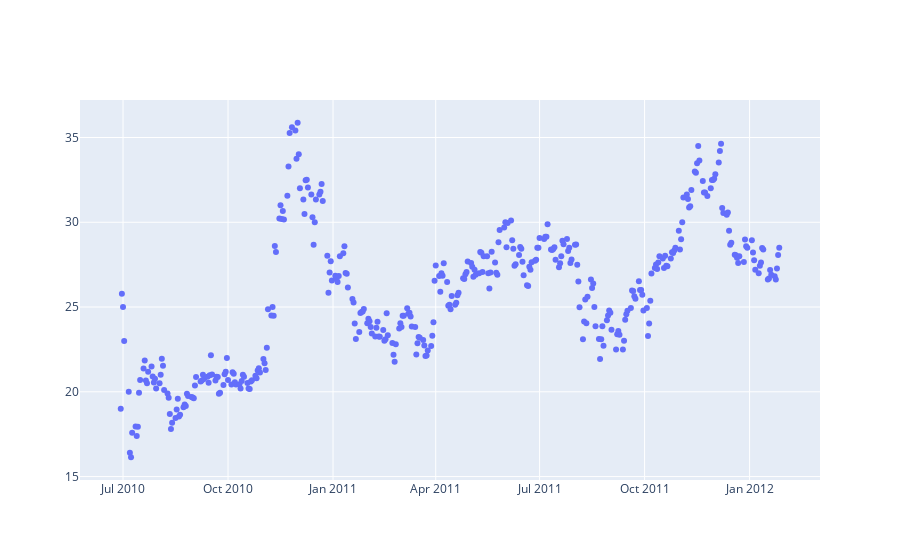

Here is the notebook cell this chart was saved with:
### Code cell
# earlier Trend
fig2 = go.Figure()
fig2.add_trace(go.Scatter(x=dataFrame.head(400)['Date'], y=dataFrame.head(400)['Open'], mode='markers'))
fig2.show()

### Figure 1 — Plotly figure (JSON) as saved in the notebook; plotly's stock layout.template omitted (floating-point values rounded to 4 significant figures; data arrays with more than 128 entries replaced by an {"elided": "..."} marker saying what was removed)
{"data": [{"mode": "markers", "type": "scatter", "x": {"elided": "400 str values"}, "y": {"elided": "400 float values"}}], "layout": {}}
